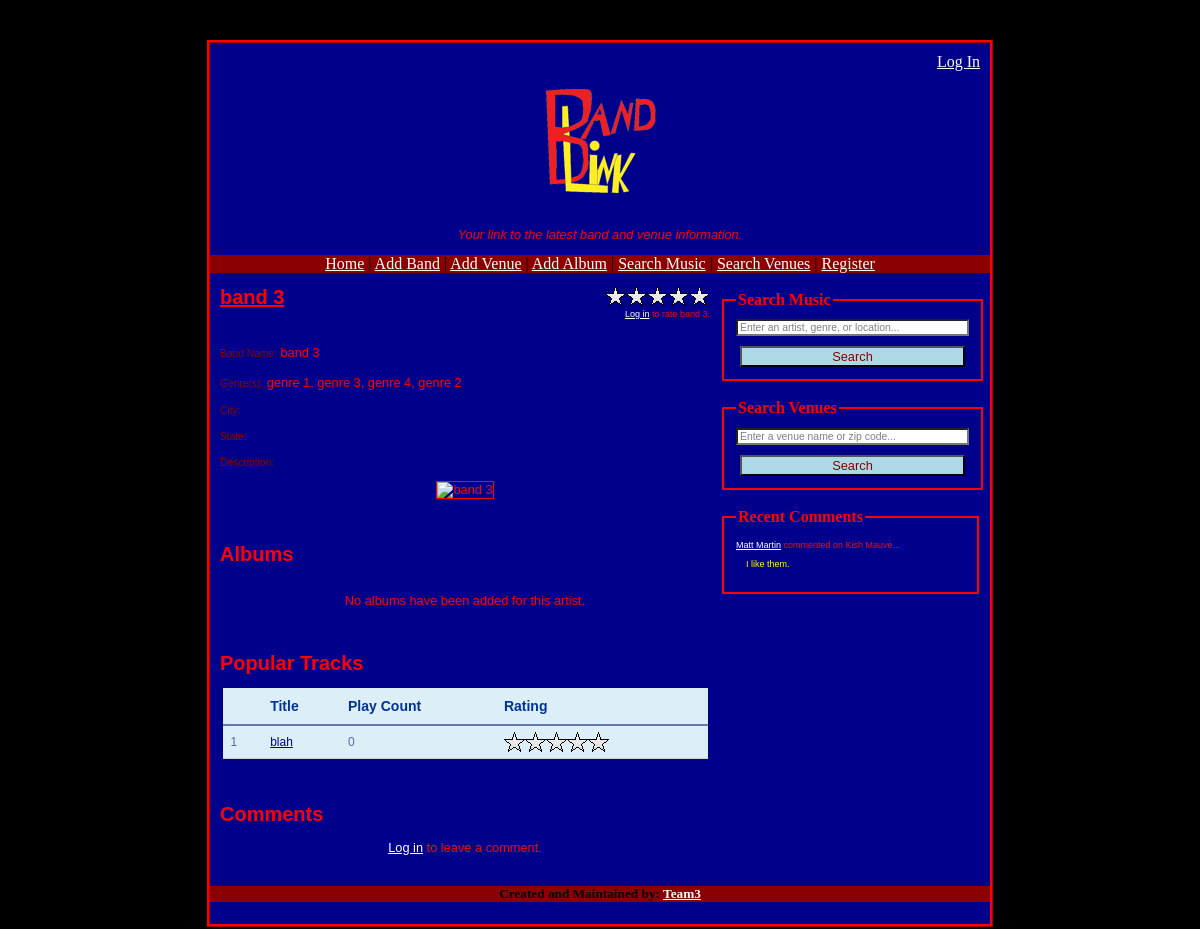
Page /bandprofile.php?id=3 on the committed database.
### tables this page shows
CREATE TABLE IF NOT EXISTS `band` (
  `band_id` int(11) NOT NULL AUTO_INCREMENT,
  `bandName` varchar(30) NOT NULL,
  `bandCity` varchar(40) NOT NULL,
  `bandState` varchar(25) NOT NULL,
  `bandDescription` blob NOT NULL,
  `bandPhoto` varchar(100) NOT NULL,
  PRIMARY KEY (`band_id`),
  KEY `band_index` (`bandName`)
);

CREATE TABLE IF NOT EXISTS `tracks` (
  `track_id` int(11) NOT NULL AUTO_INCREMENT,
  `genre_id` int(11) NOT NULL,
  `title` varchar(100) NOT NULL,
  `year` varchar(4) NOT NULL,
  `composer` varchar(500) NOT NULL,
  `description` blob NOT NULL,
  PRIMARY KEY (`track_id`)
);

CREATE TABLE IF NOT EXISTS `comments` (
  `id` int(11) NOT NULL AUTO_INCREMENT,
  `comment` blob NOT NULL,
  `date` date NOT NULL,
  `time` time NOT NULL,
  `reply` int(11) NOT NULL,
  `email` varchar(50) NOT NULL,
  `band_id` int(11) NOT NULL,
  `venue_id` int(11) NOT NULL,
  `track_id` int(11) NOT NULL,
  `album_id` int(11) NOT NULL,
  PRIMARY KEY (`id`),
  KEY `email` (`email`),
  KEY `band_id` (`band_id`),
  KEY `venue_id` (`venue_id`),
  KEY `track_id` (`track_id`),
  KEY `album_id` (`album_id`)
);

CREATE TABLE IF NOT EXISTS `users` (
  `name` varchar(40) NOT NULL,
  `email` varchar(50) NOT NULL,
  `password` varchar(100) NOT NULL,
  `admin` tinyint(4) NOT NULL,
  PRIMARY KEY (`email`)
);

### session.php (called while the page is built, shortened)
<?php
$logged_in = isset($_SESSION['email']);
?>

### bandprofile.php (the view, shortened to what this page needs)
<?php
include("session.php");
$bandID = $_GET['id'];
include("db_connect.php");
$result = mysqli_query($db, "SELECT * FROM band WHERE band_id = '$bandID'");
while ($row = mysqli_fetch_assoc($result))
{
	$name = $row['bandName'];
	$city = $row['bandCity'];
	$state = $row['bandState'];
	$photo = $row['bandPhoto'];
}
$genre = "";
$query = "SELECT * FROM band_genre WHERE band_id = '$bandID'";
$result2 = mysqli_query($db, $query);
$first = true;
while ($row2 = mysqli_fetch_assoc($result2))
{
	$result3 = mysqli_query($db, "SELECT * FROM genre WHERE genre_id = '".$row2['genre_id']."'");
	while ($row3 = mysqli_fetch_assoc($result3))
	{
		if (!$first) $genre .= ", ";
		$genre .= $row3['genre'];
		$first = false;
	}
}
?>
<!DOCTYPE html PUBLIC "-//W3C//DTD XHTML 1.0 Transitional//EN"
  "http://www.w3.org/TR/xhtml1/DTD/xhtml1-transitional.dtd">
<html xmlns="http://www.w3.org/1999/xhtml" xml:lang="en" lang="en">
<head>
  <link rel="stylesheet" type="text/css" href="style.css" />
</head>
<body>
<div id="wrap">
    <?php include("header.php"); ?>
	<div id="main">
	<h1>
	<?php
	echo "<span style='text-decoration:underline;'>$name</span>\n";
	include("ratings.php");
	?>
	</h1>
	<?php
	$edit_view = $logged_in && ($_GET['edit'] == 1);
	$default_photo = "Pictures/default.jpg";
	if (empty($photo)) $photo = $default_photo;
	echo "<p>";
	echo "<label for='name'>Band Name:</label> ";
	if ($edit_view) echo "<input name='name' type='text' value='$name' />";
	else echo "<a style='text-decoration:none;' name='name'>$name</a><br />";
	echo "<br /><label for='genres'>Genre(s):</label> ";
	if ($edit_view) echo "<input name='genres' type='text' value='$genre' />";
	else echo "<a style='text-decoration:none;' name='genres'>$genre</a><br />";
	echo "<br /><label for='city'>City:</label> ";
	if ($edit_view) echo "<input name='city' type='text' value='$city' />";
	else echo "<a style='text-decoration:none;' name='city'>$city</a><br />";
	echo "<br /><label for='state'>State:</label> ";
	if ($edit_view) echo "<input name='state' type='text' value='$state' />";
	else echo "<a style='text-decoration:none;' name='state'>$state</a><br />";
	echo "<br /><label style='vertical-align:top;' for='description'>Description:</label> ";
	echo "\n<p style='text-align:center;'><img style='border:1px solid red;";
	if ($photo == $default_photo) echo " height:100px; width:150px;";
	echo "' src='$photo' alt='$name' /></p>";
	echo "</p>\n";
	echo "<br /><a name='albums'></a>\n";
	echo "<h1>Albums</h1>\n";
	echo "<p><table border=0 cellspacing=15>\n";
	$count = 0;
	echo "</table>\n";
	if ($count < 1)
	{
		echo "<p style='color:red; text-align:center;'>No albums have been added for this artist.</p>\n";
	}
	echo "</p>\n";
	echo "<br /><a name='tracks'></a>\n";
	echo "<h1>Popular Tracks</h1>\n";
	echo "<p><table style='width:485px; margin-left:auto; margin-right:auto;' id='hor-minimalist-b' ";
	echo "name='populartracks'>\n";
	echo "<th style='font-weight:bold;'></th>\n";
	echo "<th style='font-weight:bold;'>Title</th>\n";
	echo "<th style='font-weight:bold;'>Play Count</th>\n";
	echo "<th style='font-weight:bold;'>Rating</th>\n";
	$query = "SELECT tracks.track_id, title, play_count, mp3_name, ";
	$query .= "(SELECT AVG(rating) FROM ratings WHERE tracks.track_id = ratings.track_id) AS rating ";
	$query .= "FROM tracks LEFT OUTER JOIN audio ON tracks.track_id = audio.track_id ";
	$query .= "WHERE tracks.track_id IN (SELECT track_id FROM track_bands WHERE band_id = '$bandID') ";
	$query .= "ORDER BY play_count DESC, rating DESC, RAND()";
	$result = mysqli_query($db, $query);
	$count = 0;
	while ($row = mysqli_fetch_assoc($result))
	{
		$track_id = $row['track_id'];
		$title = "<a style='color:darkblue;' href='track.php?id=$track_id'>".stripslashes($row['title'])."</a>";
		$play_count = $row['play_count'];
		$rating = $row['rating'];
		if (empty($play_count)) $play_count = 0;
		echo "<tr id='row$count'";
		if ($count >= 10) echo " style='display:none;'";
		echo ">";
		echo "<td>".($count + 1)."</td>";
		echo "<td>$title</td>";
		echo "<td>$play_count</td>";
		echo "<td>";
		for ($i = 1; $i <= 5; $i++)
		{
			echo "<img border=0 src='";
			if ($rating >= $i) echo "Pictures/fullstar.gif";
			else if ($rating >= ($i - .5)) echo "Pictures/halfstar.gif";
			else echo "Pictures/emptystar.gif";
			echo "' />";
		}
		echo "</td>";
		echo "</tr>\n";
		++$count;
	}
	echo "</table></p>\n";
	include("listcomments.php");
	?>
	</div>
	<?php include("projectSideBar.php"); ?>
</body>
</html>

### ratings.php (shortened to what this page needs)
<?php
$page = substr($_SERVER["SCRIPT_NAME"], strrpos($_SERVER["SCRIPT_NAME"], "/") + 1);
$rating = 0;
function display_star($num, $rating)
{
	include("session.php");
	$full_star = "./Pictures/fullstar.gif";
	$half_star = "./Pictures/halfstar.gif";
	$empty_star = "./Pictures/emptystar.gif";
	$page = substr($_SERVER["SCRIPT_NAME"], strrpos($_SERVER["SCRIPT_NAME"], "/") + 1);
	echo "<img name='star$num' ";
	echo "onMouseOver=\"";
	for ($i = 1; $i <= $num; $i++)
	{
		echo "document.star$i.src = '$full_star'; ";
	}
	for ($i = $num + 1; $i <= 5; $i++)
	{
		echo "document.star$i.src = '$empty_star'; ";
	}
	echo "\" ";
	echo "onMouseOut=\"";
	for ($i = 1; $i <= 5; $i++)
	{
		echo "if (document.star$i.className == 'full-star') document.star$i.src = '$full_star'; ";
		echo "else if (document.star$i.className == 'half-star') document.star$i.src = '$half_star'; ";
		echo "else if (document.star$i.className == 'empty-star') document.star$i.src = '$empty_star'; ";
	}
	echo "\" ";
	if ($rating >= $num) echo "class='full-star' src='$full_star'";
	else if ($rating >= ($num - .5)) echo "class='half-star' src='$half_star'";
	else echo "class='empty-star' src='$empty_star'";
	echo " title='$num/5' border=0 />";
}
echo "\n<a name='rating'></a><span style='float:right;'>\n";
for ($i = 1; $i <= 5; $i++)
{
	display_star($i, $rating);
}
echo "\n</span>\n";
if (!$logged_in)
{
	echo "<br />\n<span style='font-size:xx-small; font-weight:normal; vertical-align:middle; float:right;'>";
	echo "<a href='login.php?ref=$page?".$_SERVER['QUERY_STRING']."'>Log in</a> to rate $name.";
	echo "</span>\n<br />\n";
}
?>

### projectSideBar.php (shortened to what this page needs)
<?php
function search_panel($title, $id, $action, $msg)
{
	$style = "style=\"width:225px; display:block; margin-left:auto; margin-right:auto; color:gray; font-size:0.65em;\"";
	$on_focus = "onFocus=\"if (this.value == '$msg') { this.value = ''; } this.style.color = 'black';\"";
	$on_blur = "onBlur=\"if (this.value == '') { this.value = '$msg'; this.style.color = 'gray'; }\"";
	$searchbox = "<input $style $on_focus $on_blur id=\"$id\" name=\"q\" type=\"text\" value=\"$msg\" />";
	$style = "style=\"width:225px; display:block; margin:10px auto 2px auto;\"";
	$button = "<input $style type=\"submit\" value=\" Search \" />";
	$search_panel = "<br />\n";
	$search_panel .= "<fieldset style=\"border:2px solid red;\">\n";
	$search_panel .= "<legend style=\"color:red; font-weight:bold;\">$title</legend>\n";
	$search_panel .= "<form onSubmit=\"if (this.q.value == '$msg') this.q.value = ''\" ";
	$search_panel .= "method=\"get\" action=\"$action\">\n";
	$search_panel .= "$searchbox\n$button\n";
	$search_panel .= "</form>\n";
	$search_panel .= "</fieldset>\n";
	return $search_panel;
}
function recent_comments($num_comments)
{
	include("db_connect.php");
	$recent_comments = "<br />\n<fieldset style=\"border:2px solid red;\">\n";;
	$recent_comments .= "<legend style=\"color:red; font-weight:bold;\">Recent Comments</legend>\n";
	$query = "SELECT a.*, b.name FROM comments AS a NATURAL JOIN users AS b ORDER BY a.id DESC LIMIT $num_comments";
	$result = mysqli_query($db, $query);
	while ($row = mysqli_fetch_assoc($result))
	{
		$count = 0;
		$band = $row['band_id'];
		$venue = $row['venue_id'];
		$exists = false;
		if (!empty($band))
		{
			$result2 = mysqli_query($db, "SELECT * FROM band WHERE band_id = '$band'");
			while ($row2 = mysqli_fetch_assoc($result2))
			{
				$name = $row2['bandName'];
				$exists = true;
			}
		}
		if ($exists)
		{
			$recent_comments .= "<p style='font-size:xx-small;'><a href='comments.php?";
			if (!empty($band)) $recent_comments .= "band=$band";
			else if (!empty($venue)) $recent_comments .=  "venue=$venue";
			$recent_comments .=  "#".$row['id']."'>".$row['name']."</a> commented on $name";
			$recent_comments .=  "...<p style='width:219px; margin-left:10px; color:yellow; font-size:xx-small;'>\n";
			$recent_comments .= $row['comment']."\n</p>\n</p>\n";
		}
	}
	$recent_comments .= "</fieldset>\n";
	return $recent_comments;
}
echo "<div id=\"sidebar\">\n";
echo search_panel("Search Music", "searchBand", "musicsearch.php", "Enter an artist, genre, or location...");
echo search_panel("Search Venues", "searchVenue", "venuesearch.php", "Enter a venue name or zip code...");
echo recent_comments(5);
echo "<br /></div>\n";
?>

### style.css (style rules this page uses)
body { padding: 0; margin: 0; background-color: black; background-repeat: repeat-x; color: #000; text-align: center; }
A:link { color: white; }
#wrap { border-style: ridge; border-color: Red; width: 780px; margin-top: 40px; margin-right: auto; margin-left: auto; margin-bottom:40px; background: darkblue; }
#main { float: left; width: 490px; text-align: left; padding-left: 10px; background-color: darkblue; }
#sidebar { float: right; width: 250px; background: darkblue; text-align: left; padding-left: 10px; margin-right: 20px; }
#footer { clear: both; background: darkred; }
h1 { color: red; background-color: transparent; font-family: "Lucida Sans Unicode", "Lucida Grande", Sans-Serif; font-size: 20px; }
label { color: darkred; background-color: transparent; font-family: "Lucida Sans Unicode", "Lucida Grande", Sans-Serif; font-size: 0.8em; }
p { color: red; background-color: transparent; font-family: "Lucida Sans Unicode", "Lucida Grande", Sans-Serif; font-size: 0.8em; }
input { color: #039; background-color: transparent; font-family: "Lucida Sans Unicode", "Lucida Grande", Sans-Serif; font-size: 0.8em; }
input[type=text] { margin-top: 5px; margin-bottom: 5px; background-color: white; color: black; width: 200px; }
input[type=submit] { background-color: lightblue; color: darkred; }
#hor-minimalist-b { font-family: "Lucida Sans Unicode", "Lucida Grande", Sans-Serif; font-size: 12px; background: #dceef6;; margin: 5px; width: 440px; border-collapse: collapse; text-align: left; }
#hor-minimalist-b th { font-size: 14px; font-weight: normal; color: #039; padding: 10px 8px; border-bottom: 2px solid #6678b1; }
#hor-minimalist-b td { border-bottom: 1px solid #ccc; color: #669; padding: 6px 8px; }

### rows in the picture
band: bandName "band 3"
tracks: title "blah", play_count "0"
comments: users.name "Matt Martin", band.bandName "Kish Mauve", comment "I like them."

### other values in the picture
$genre "genre 1, genre 3, genre 4, genre 2"
$title "Search Music Search Venues"
